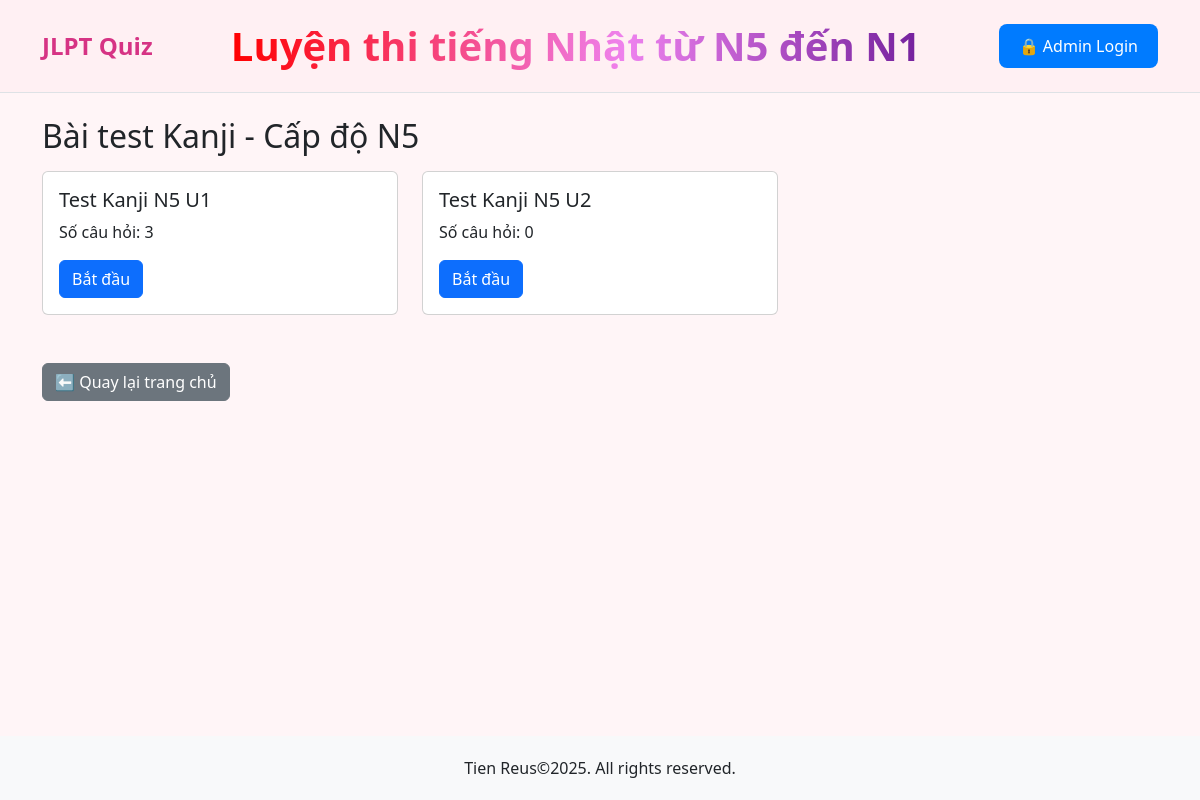
The page /tests/N5/kanji/ on the database its author committed.
### quiz/models.py (models this page shows, shortened)
class Test(models.Model):
    title = models.CharField(max_length=200)
    level = models.CharField(max_length=10, choices=[('N5', 'N5'), ('N4', 'N4'), ('N3', 'N3'), ('N2', 'N2'), ('N1', 'N1')])
    category = models.CharField(max_length=50, choices=[
        ('kanji', 'Kanji'),
        ('tu_vung', 'Từ vựng'),
        ('ngu_phap', 'Ngữ pháp'),
        ('doc_hieu', 'Đọc hiểu'),
        ('nghe_hieu', 'Nghe hiểu'),
    ])
    created_at = models.DateTimeField(auto_now_add=True)

### quiz/views.py (the view)
# urls.py: path('tests/<str:level>/<str:category>/', views.test_list, name='test_list'),
def test_list(request, level, category):
    tests = Test.objects.filter(level=level, category=category)
    return render(request, 'test_list.html', {
        'tests': tests,
        'level': level,
        'category': category,
    })

### quiz/templates/test_list.html (shortened to what this page needs)
{% extends "base.html" %}
{% block content %}
<h2 class="mb-3">
  Bài test {{ category|title }} - Cấp độ {{ level }}
</h2>
{% if tests %}
  <div class="row">
    {% for test in tests %}
      <div class="col-md-6 col-lg-4 mb-4">
        <div class="card h-100">
          <div class="card-body">
            <h5 class="card-title">{{ test.title }}</h5>
            <p class="card-text">Số câu hỏi: {{ test.questions.count }}</p>
            <a href="{% url 'take_test' test.id %}" class="btn btn-primary">Bắt đầu</a>
          </div>
        </div>
      </div>
    {% endfor %}
  </div>
{% else %}
  <div class="alert alert-warning">
    Không có bài test nào thuộc mục này.
  </div>
{% endif %}
<a href="{% url 'home' %}" class="btn btn-secondary mt-4">⬅ Quay lại trang chủ</a>
{% endblock %}

### quiz/templates/base.html (style rules this page uses)
html, body { height: 100%; margin: 0; background-color: #fff5f7; }
body { display: flex; flex-direction: column; }

### rows shown on the page
Test: title "Test Kanji N5 U1", questions.count "3"
Test: title "Test Kanji N5 U2", questions.count "0"

### other values the page prints
{{ category|title }} "Kanji"
{{ level }} "N5"
